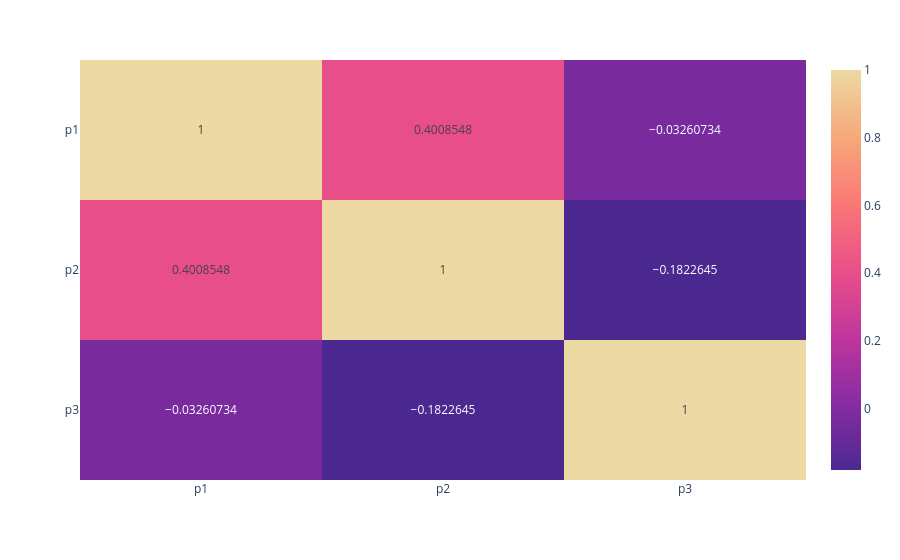

Source (notebook cell):
### Code cell
fig_corr

### Figure 1 — Plotly figure (JSON) as saved in the notebook; plotly's stock layout.template omitted (floating-point values rounded to 4 significant figures)
{"data": [{"coloraxis": "coloraxis", "hovertemplate": "x: %{x}<br>y: %{y}<br>color: %{z}<extra></extra>", "name": "0", "texttemplate": "%{z}", "type": "heatmap", "x": ["p1", "p2", "p3"], "xaxis": "x", "y": ["p1", "p2", "p3"], "yaxis": "y", "z": [[1.0, 0.4009, -0.03261], [0.4009, 1.0, -0.1823], [-0.03261, -0.1823, 1.0]]}], "layout": {"coloraxis": {"colorscale": [[0, "rgb(75, 41, 145)"], [0.1667, "rgb(135, 44, 162)"], [0.3333, "rgb(192, 54, 157)"], [0.5, "rgb(234, 79, 136)"], [0.6667, "rgb(250, 120, 118)"], [0.8333, "rgb(246, 169, 122)"], [1, "rgb(237, 217, 163)"]]}, "margin": {"t": 60}, "xaxis": {"anchor": "y", "domain": [0, 1]}, "yaxis": {"anchor": "x", "autorange": "reversed", "domain": [0, 1]}}}
